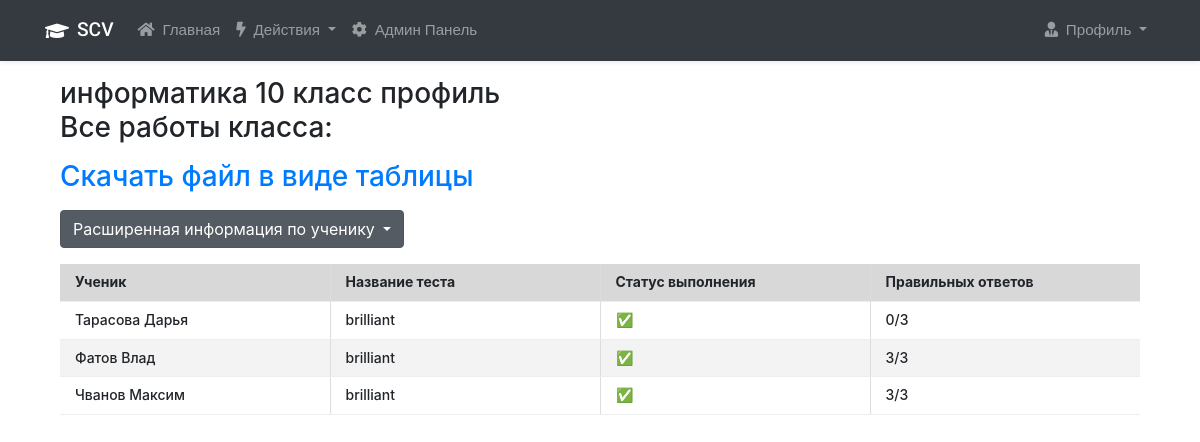
The page /teachers/show_result_detail/12/brilliant (signed in) on the database as committed earlier.
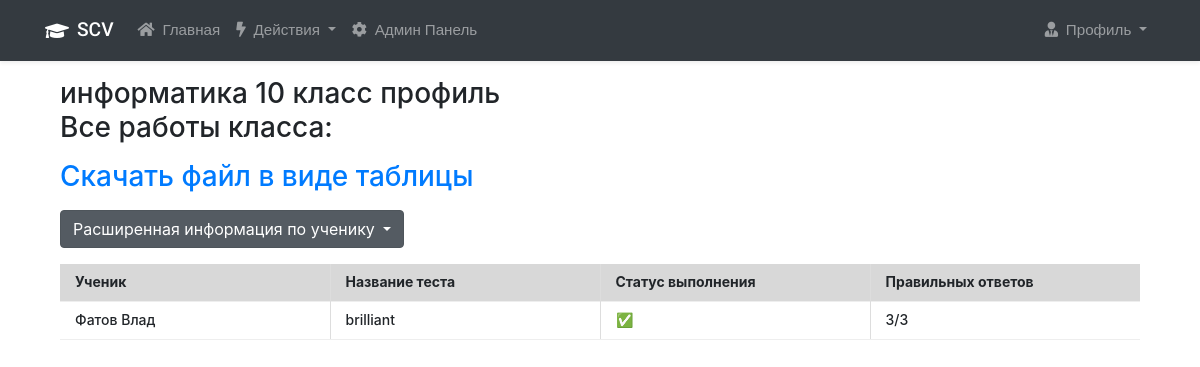
The same page on the database as committed later.
### user_app/models.py (models this page shows)
class UserTest(models.Model):
    title = models.CharField(max_length=255)
    user = models.ForeignKey('CustomUser', on_delete=models.CASCADE)
    tasks_id = models.CharField(max_length=255, null=True, blank=True)
    is_complete = models.BooleanField(default=False)
    right_answers = models.IntegerField(blank=True, default=0)
    number_of_attempts = models.IntegerField(blank=True, default=1)
    current_attempts = models.IntegerField(default=0)
    def __str__(self):
        return self.title
    class Meta:
        verbose_name = 'Тесты пользователя'
        verbose_name_plural = 'Тесты пользователей'

class CustomUser(AbstractUser):
    open_password = models.CharField(max_length=255, verbose_name='Пароль')

### teacher_app/views.py (the view)
# urls.py: path('show_result_detail/<int:class_id>/<title>', views.show_result_detail, name='show-result-detail'),
@login_required()
def show_result_detail(request, class_id, title):
    users_id = [user.id for user in get_users_in_group(class_id)]
    usertests = UserTest.objects.filter(title=title.replace('\\', '/'), user_id__in=users_id)
    print(users_id)
    print(usertests)
    try:
        count_tasks = len(ast.literal_eval(Test.objects.get(title=title.replace('\\', '/')).task_numbers))
    except Test.DoesNotExist as error:
        count_tasks = TestNewFormat.objects.get(title=title.replace('\\', '/')).number_of_inputs
    from utils.utils import create_excel_table, restyles_excel_file
    filename = f'{title}-{class_id}.xlsx'
    data = {
        "Ученик": [],
        "Название теста": [],
        "ID заданий": [],
        "Кол-во правильных ответов": [],
        "Процент выполнения работы": []
    }
    for usertest in usertests:
        data['Ученик'].append(f"{usertest.user.first_name} {usertest.user.last_name}")
        data['Название теста'].append(f"{usertest.title}")
        data['ID заданий'].append(f"{usertest.tasks_id}")
        data['Кол-во правильных ответов'].append(f"{usertest.right_answers}")
        data['Процент выполнения работы'].append(f"{ (usertest.right_answers * 100) / count_tasks }%")
    create_excel_table(filename=filename, data=data)
    restyles_excel_file(filename=filename)
    first_user = get_users_in_group(class_id)[0]
    user_group = get_user_groups(first_user)[0]
    class_name = Group.objects.get(pk=user_group)
    context = {
        'title': 'Результаты класса',
        'usertests': usertests,
        'class_name': class_name,
        'count_tasks': count_tasks,
        'active_block': 'Мои классы',
        'filename': filename.replace('\\', '%5c'),
    }
    return render(request, 'teacher_app/show_result_detail.html', context=context)

### teacher_app/views.py (called while the page is built)
def get_users_in_group(group_id):
    try:
        group = Group.objects.get(id=group_id)
        users = group.user_set.all()
        return users
    except ObjectDoesNotExist:
        return None

### templatetags/custom_filters.py (called while the page is built)
@register.filter
def replace_to_backslashes(value):
    return value.replace('/', '%5c')

### utils/utils.py (called while the page is built)
def create_excel_table(data: dict[str, list], filename: str, sheet_name: str = 'Sheet1'):
    df = pd.DataFrame(data)
    if not os.path.exists('static/excel_files'):
        os.makedirs('static/excel_files')
    filepath = os.path.join('static/excel_files', filename)
    df.to_excel(filepath, index=False, sheet_name=sheet_name)
    return filepath

def get_user_groups(user):
    return [group.id for group in user.groups.all()]

### teacher_app/templates/teacher_app/show_result_detail.html (shortened to what this page needs)
{% extends 'base-special.html' %}
{% load static %}
{% load replace_to_backslashes %}
{% block main %}
<div class="h3">{{ class_name }}<div>
<div class="h3 mb-3">Все работы класса:</div>
<div class="mb-3">
    <a download href="https://{{ request.get_host }}/static/excel_files/{{ filename }}">Скачать файл в виде таблицы</a>
</div>
<div class="dropdown show mb-3">
    <a class="btn btn-secondary dropdown-toggle" href="#" role="button" id="dropdownResultsByUserLink" data-toggle="dropdown" aria-haspopup="true" aria-expanded="false">
      Расширенная информация по ученику
    </a>
  </div>
{% if usertests %}
<table class="table">
    <thead>
        <tr>
            <th>Ученик</th>
            <th>Название теста</th>
            <th>Статус выполнения</th>
            <th>Правильных ответов</th>
        </tr>
    </thead>
    <tbody>
        {% for usertest in usertests %}
            <tr>
                <td>{{ usertest.user.first_name }} {{ usertest.user.last_name }}</td>
                <td>{{ usertest.title }}</td>
                <td>{% if usertest.is_complete %} ✅ {% else %} ❌ {% endif %}</td>
                <td>{{ usertest.right_answers }}/{{ count_tasks }}</td>
            </tr>
        {% endfor %}
    </tbody>
</table>
{% else %}
<h2>Пока нет работ класса</h2>
{% endif %}
{% endblock %}

Rows that differ between the two databases and show on the page:
removed UserTest: user.first_name "Тарасова", user.last_name "Дарья", title "brilliant", right_answers "0", count_tasks "3"
removed UserTest: user.first_name "Чванов", user.last_name "Максим", title "brilliant", right_answers "3"
